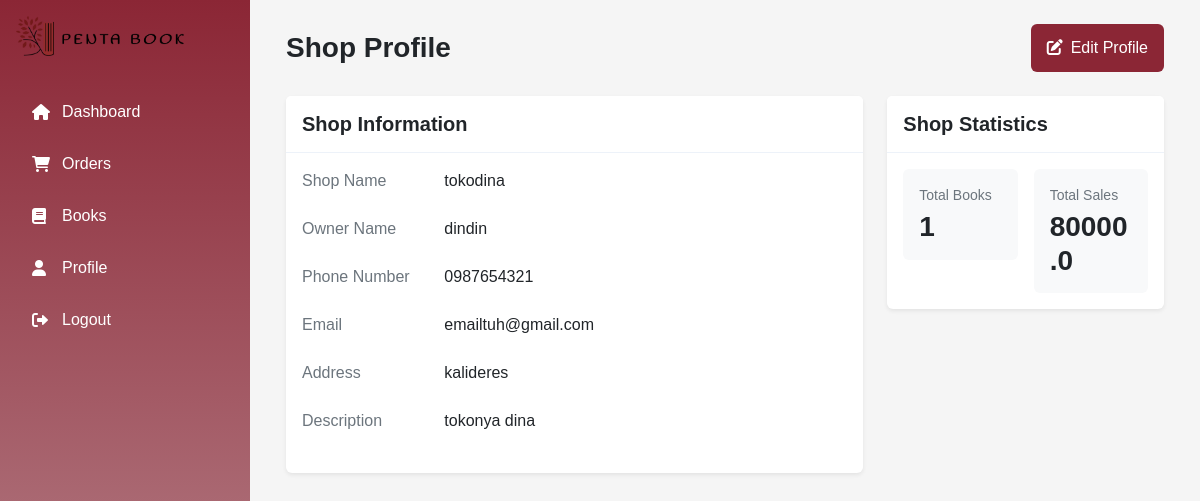
Screenshot of /shop/profile (signed in) with the database file from the repository.
### tables this page shows
CREATE TABLE shop (
    shop_id INTEGER PRIMARY KEY AUTOINCREMENT,
    shop_name TEXT NOT NULL UNIQUE,
    owner_name TEXT NOT NULL,
    shop_phone TEXT NOT NULL UNIQUE,
    shop_address TEXT NOT NULL,
    shop_email TEXT NOT NULL UNIQUE,
    shop_description TEXT
, password TEXT, isverified integer);

### app.py (the view)
@app.route('/shop/profile', methods=['GET'])
def profile():
    if session.get('role') != 'shop':
        flash('You need to be logged in as a shop to access this page.', 'warning')
        return redirect(url_for('shop_login'))
    db = get_db()
    shop_id = session.get('shop_id')
    query_total_books = '''
    SELECT
        SUM(books.stock) AS total_books
    FROM
        books
    WHERE
        books.shop_id = ?
    '''
    cur = db.execute(query_total_books, (shop_id,))
    total_books = cur.fetchone()['total_books']
    query_total_sales = '''
    SELECT
        SUM(orderitems.total_price) AS total_sales
    FROM
        orders
    JOIN orderitems
    ON
        orders.order_id = orderitems.order_id
    WHERE
        orders.status = 'paid' AND
        orderitems.shop_id = ?
    '''
    cur = db.execute(query_total_sales, (shop_id,))
    total_sales = cur.fetchone()['total_sales']
    cur = db.execute('SELECT * FROM shop WHERE shop_id = ?', (shop_id,))
    shop_data = cur.fetchone()
    return render_template('shop/profile.html', shop_data=shop_data, total_books=total_books, total_sales=total_sales)

### app.py (called while the page is built)
def get_db():
    if 'db' not in g:
        g.db = sqlite3.connect(app.config['DATABASE'])
        g.db.row_factory = sqlite3.Row
    return g.db

### templates/shop/profile.html (shortened to what this page needs)
{% extends "shop/base_shop.html" %}
{% block content %}
<div class="container-fluid">
    <div class="d-flex justify-content-between align-items-center mb-4">
        <h1 class="h3 mb-0">Shop Profile</h1>
        <a href="{{ url_for('edit_profile', shop_id=shop_data['shop_id']) }}" class="btn btn-burgundy">
            <i class="fas fa-edit me-2"></i>Edit Profile
        </a>
    </div>
    <div class="row">
        <div class="col-lg-8">
            <div class="card shadow-sm mb-4">
                <div class="card-header bg-white py-3">
                    <h5 class="card-title mb-0">Shop Information</h5>
                </div>
                <div class="card-body">
                    <div class="row mb-4">
                        <label class="col-sm-3 text-muted">Shop Name</label>
                        <div class="col-sm-9">
                            <p class="mb-0">{{ shop_data['shop_name'] }}</p>
                        </div>
                    </div>
                    <div class="row mb-4">
                        <label class="col-sm-3 text-muted">Owner Name</label>
                        <div class="col-sm-9">
                            <p class="mb-0">{{ shop_data['owner_name'] }}</p>
                        </div>
                    </div>
                    <div class="row mb-4">
                        <label class="col-sm-3 text-muted">Phone Number</label>
                        <div class="col-sm-9">
                            <p class="mb-0">{{ shop_data['shop_phone'] }}</p>
                        </div>
                    </div>
                    <div class="row mb-4">
                        <label class="col-sm-3 text-muted">Email</label>
                        <div class="col-sm-9">
                            <p class="mb-0">{{ shop_data['shop_email'] }}</p>
                        </div>
                    </div>
                    <div class="row mb-4">
                        <label class="col-sm-3 text-muted">Address</label>
                        <div class="col-sm-9">
                            <p class="mb-0">{{ shop_data['shop_address'] }}</p>
                        </div>
                    </div>
                    <div class="row mb-4">
                        <label class="col-sm-3 text-muted">Description</label>
                        <div class="col-sm-9">
                            <p class="mb-0">{{ shop_data['shop_description'] }}</p>
                        </div>
                    </div>
                </div>
            </div>
        </div>
        <div class="col-lg-4">
            <div class="card shadow-sm mb-4">
                <div class="card-header bg-white py-3">
                    <h5 class="card-title mb-0">Shop Statistics</h5>
                </div>
                <div class="card-body">
                    <div class="row g-3">
                        <div class="col-6">
                            <div class="stat-card bg-light p-3 rounded">
                                <div class="text-muted small mb-1">Total Books</div>
                                <h3 class="mb-0">{{ total_books }}</h3>
                            </div>
                        </div>
                        <div class="col-6">
                            <div class="stat-card bg-light p-3 rounded">
                                <div class="text-muted small mb-1">Total Sales</div>
                                <h3 class="mb-0">{{ total_sales }}</h3>
                            </div>
                        </div>
                    </div>
                </div>
            </div>
        </div>
    </div>
</div>
{% endblock %}

### templates/shop/profile.html (style rules this page uses)
:root { --burgundy: #8B2635; --burgundy-light: #BC8F96; }
.btn-burgundy { background-color: var(--burgundy); color: white; border: none; }
.card { border: none; box-shadow: 0 0.125rem 0.25rem rgba(0, 0, 0, 0.075); }
.card-header { border-bottom: 1px solid #edf2f9; }
.stat-card { transition: transform 0.2s; }

### templates/shop/base_shop.html (style rules this page uses)
:root { --burgundy: #8B2635; --burgundy-light: #BC8F96; --burgundy-lighter: #F2D9DC; --sidebar-width: 250px; }
body { margin: 0; font-family: Arial, sans-serif; background-color: #f5f5f5; }

### rows the page displays
shop: shop_name "tokodina", owner_name "dindin", shop_phone "0987654321", shop_email "emailtuh@gmail.com", shop_address "kalideres", shop_description "tokonya dina"

### other values shown
{{ total_books }} "1"
{{ total_sales }} "80000.0"
